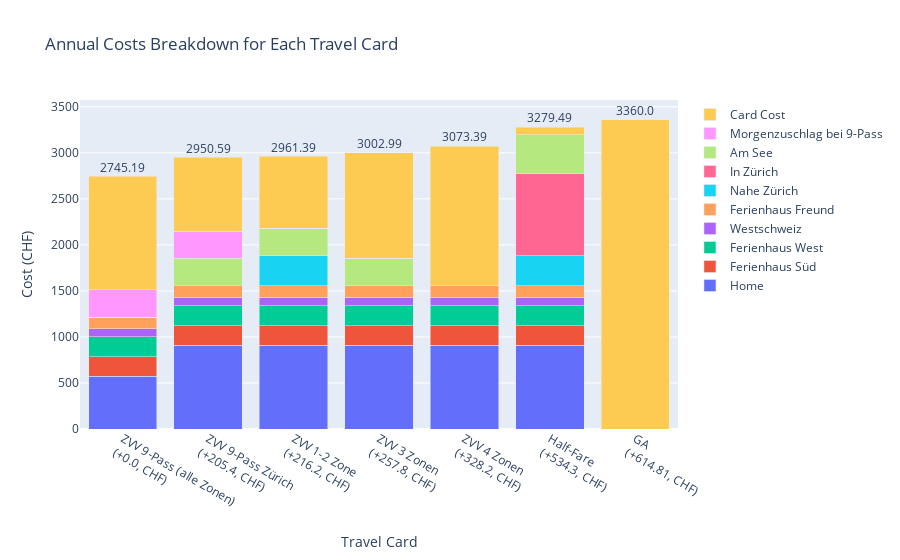

Notebook code for this chart:
### Code cell
import plotly.graph_objects as go

# Initialize a dictionary to store the route costs for each travel card
route_costs = {card: {destination: 0 for destination in df_travel_routes['Destination']} for card in df_travel_cards['Travel Card']}

# Iterate over each row in the travel routes dataframe
for i, row in df_travel_routes.iterrows():
    destination = row['Destination']
    route_costs_row = row['Costs']
    times_per_month = row['How many times per month']
    included_cards = row['Included in Travel Card']

    # Calculate the route cost for each travel card
    for card in route_costs.keys():
        if card in included_cards:
            cost = 0
        elif included_cards == '[GA]':
            cost = route_costs_row.get('Half-Fare', 0)
        else:
            cost = route_costs_row.get(card, route_costs_row.get('Half-Fare', 0))
        route_costs[card][destination] += cost * times_per_month * 12

# Get the card costs
card_costs = df_travel_cards.set_index('Travel Card')['Cost (CHF)'].to_dict()

# Calculate the total cost for each card
total_costs = {card: sum(route_costs[card].values()) + card_costs[card] for card in route_costs.keys()}

# Sort the travel cards by total cost
sorted_cards = sorted(total_costs.items(), key=lambda x: x[1])

# Get the cost of the cheapest card
cheapest_card_cost = sorted_cards[0][1]

# Plotting
fig = go.Figure()

for idx, destination in enumerate(df_travel_routes['Destination'].unique()):
    # create a list of costs per route for each sorted card
    costs_per_route = [route_costs[card][destination] for card, _ in sorted_cards]
    fig.add_trace(go.Bar(
        x=[card for card, _ in sorted_cards],
        y=costs_per_route,
        name=destination
    ))

# Add the costs of the cards themselves
fig.add_trace(go.Bar(
    x=[card for card, _ in sorted_cards],
    y=[card_costs[card] for card, _ in sorted_cards],
    name='Card Cost'
))

# Add the total costs of the cards as text annotations to the plot
for i, (card, total_cost) in enumerate(sorted_cards):
    fig.add_annotation(
        x=i,  # this is the index of the card in the sorted list
        y=total_cost + 100,  # this is the total cost of the card
        text=str(round(total_cost, 2)),
        showarrow=False
    )

# Modify x-axis labels to include the difference to the cheapest card
xaxis_labels = [f"{card}<br>(+{round(total_cost - cheapest_card_cost, 2)}, CHF)" for card, total_cost in sorted_cards]

# Add the layout details
fig.update_layout(
    title='Annual Costs Breakdown for Each Travel Card',
    xaxis=dict(title="Travel Card", tickmode='array', tickvals=list(range(len(sorted_cards))), ticktext=xaxis_labels),
    yaxis_title="Cost (CHF)",
    barmode='stack'
)

fig.show()

# save the plot as a png with high resolution, 5000 by 2000 pixels
fig.write_image("annual_costs_breakdown.png", width=1000, height=500, scale=3)

### Figure 1 — Plotly figure (JSON) as saved in the notebook; plotly's stock layout.template omitted (floating-point values rounded to 4 significant figures)
{"data": [{"name": "Home", "type": "bar", "x": ["ZVV 9-Pass (alle Zonen)", "ZVV 9-Pass Zürich", "ZVV 1-2 Zone", "ZVV 3 Zonen", "ZVV 4 Zonen", "Half-Fare", "GA"], "y": [571.2, 912, 912, 912, 912, 912, 0]}, {"name": "Ferienhaus Süd", "type": "bar", "x": ["ZVV 9-Pass (alle Zonen)", "ZVV 9-Pass Zürich", "ZVV 1-2 Zone", "ZVV 3 Zonen", "ZVV 4 Zonen", "Half-Fare", "GA"], "y": [212.4, 212.4, 212.4, 212.4, 212.4, 212.4, 0]}, {"name": "Ferienhaus West", "type": "bar", "x": ["ZVV 9-Pass (alle Zonen)", "ZVV 9-Pass Zürich", "ZVV 1-2 Zone", "ZVV 3 Zonen", "ZVV 4 Zonen", "Half-Fare", "GA"], "y": [216.6, 216.6, 216.6, 216.6, 216.6, 216.6, 0]}, {"name": "Westschweiz", "type": "bar", "x": ["ZVV 9-Pass (alle Zonen)", "ZVV 9-Pass Zürich", "ZVV 1-2 Zone", "ZVV 3 Zonen", "ZVV 4 Zonen", "Half-Fare", "GA"], "y": [88.8, 88.8, 88.8, 88.8, 88.8, 88.8, 0]}, {"name": "Ferienhaus Freund", "type": "bar", "x": ["ZVV 9-Pass (alle Zonen)", "ZVV 9-Pass Zürich", "ZVV 1-2 Zone", "ZVV 3 Zonen", "ZVV 4 Zonen", "Half-Fare", "GA"], "y": [125.6, 125.6, 125.6, 125.6, 125.6, 125.6, 0]}, {"name": "Nahe Zürich", "type": "bar", "x": ["ZVV 9-Pass (alle Zonen)", "ZVV 9-Pass Zürich", "ZVV 1-2 Zone", "ZVV 3 Zonen", "ZVV 4 Zonen", "Half-Fare", "GA"], "y": [0, 0, 326.4, 0, 0, 326.4, 0]}, {"name": "In Zürich", "type": "bar", "x": ["ZVV 9-Pass (alle Zonen)", "ZVV 9-Pass Zürich", "ZVV 1-2 Zone", "ZVV 3 Zonen", "ZVV 4 Zonen", "Half-Fare", "GA"], "y": [0, 0, 0, 0, 0, 892.8, 0]}, {"name": "Am See", "type": "bar", "x": ["ZVV 9-Pass (alle Zonen)", "ZVV 9-Pass Zürich", "ZVV 1-2 Zone", "ZVV 3 Zonen", "ZVV 4 Zonen", "Half-Fare", "GA"], "y": [0, 297.6, 297.6, 297.6, 0, 422.4, 0]}, {"name": "Morgenzuschlag bei 9-Pass", "type": "bar", "x": ["ZVV 9-Pass (alle Zonen)", "ZVV 9-Pass Zürich", "ZVV 1-2 Zone", "ZVV 3 Zonen", "ZVV 4 Zonen", "Half-Fare", "GA"], "y": [297.6, 297.6, 0, 0, 0, 0, 0]}, {"name": "Card Cost", "type": "bar", "x": ["ZVV 9-Pass (alle Zonen)", "ZVV 9-Pass Zürich", "ZVV 1-2 Zone", "ZVV 3 Zonen", "ZVV 4 Zonen", "Half-Fare", "GA"], "y": [1233, 800, 782, 1150, 1518, 82.5, 3360]}], "layout": {"annotations": [{"showarrow": false, "text": "2745.19", "x": 0, "y": 2845.0}, {"showarrow": false, "text": "2950.59", "x": 1, "y": 3051.0}, {"showarrow": false, "text": "2961.39", "x": 2, "y": 3061.0}, {"showarrow": false, "text": "3002.99", "x": 3, "y": 3103.0}, {"showarrow": false, "text": "3073.39", "x": 4, "y": 3173.0}, {"showarrow": false, "text": "3279.49", "x": 5, "y": 3379.0}, {"showarrow": false, "text": "3360.0", "x": 6, "y": 3460}], "barmode": "stack", "title": {"text": "Annual Costs Breakdown for Each Travel Card"}, "xaxis": {"tickmode": "array", "ticktext": ["ZVV 9-Pass (alle Zonen)<br>(+0.0, CHF)", "ZVV 9-Pass Zürich<br>(+205.4, CHF)", "ZVV 1-2 Zone<br>(+216.2, CHF)", "ZVV 3 Zonen<br>(+257.8, CHF)", "ZVV 4 Zonen<br>(+328.2, CHF)", "Half-Fare<br>(+534.3, CHF)", "GA<br>(+614.81, CHF)"], "tickvals": [0, 1, 2, 3, 4, 5, 6], "title": {"text": "Travel Card"}}, "yaxis": {"title": {"text": "Cost (CHF)"}}}}
